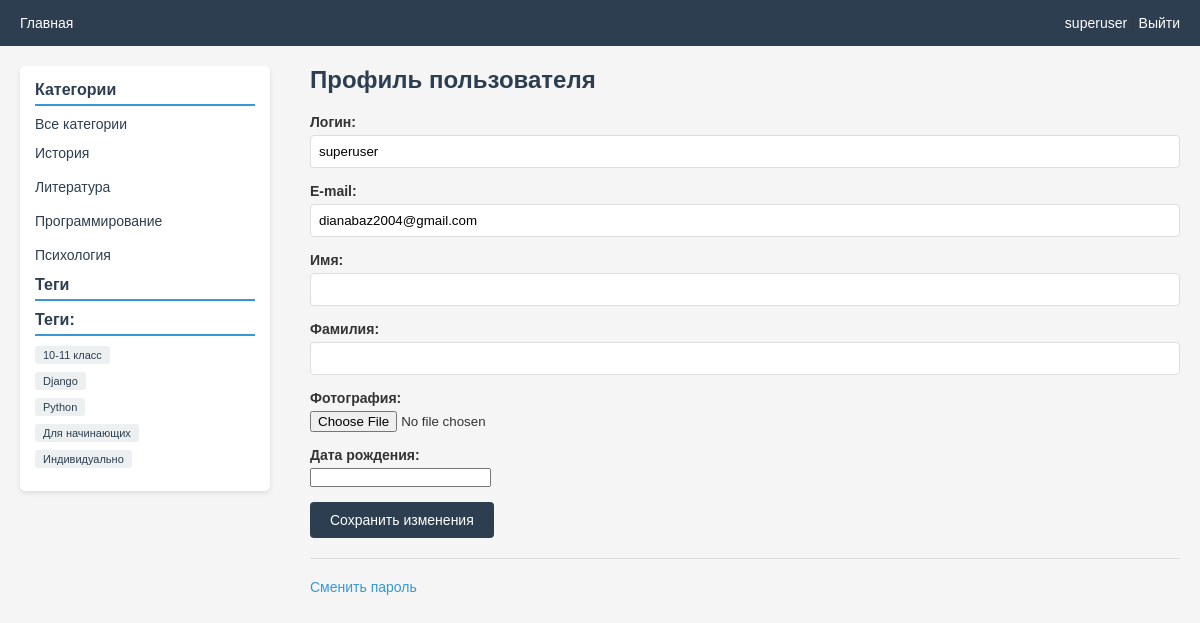
/users/profile/ (signed in), run on the app's committed database.
### users/models.py (models this page shows, shortened)
class User(AbstractUser):
    photo = models.ImageField(
        upload_to='users/%Y/%m/%d/',
        blank=True,
        null=True,
        verbose_name='Фотография'
    )
    date_birth = models.DateField(
        blank=True,
        null=True,
        verbose_name='Дата рождения'
    )
    class Meta:
        verbose_name = 'Пользователь'
        verbose_name_plural = 'Пользователи'

### sites/models.py (models this page shows, shortened)
class Category(models.Model):
    name = models.CharField(max_length=100, db_index=True, verbose_name="Название категории")
    slug = models.SlugField(max_length=255, unique=True, db_index=True, verbose_name="URL")
    class Meta:
        verbose_name = "Категория"
        verbose_name_plural = "Категории"
    def get_absolute_url(self):
        return reverse('category', kwargs={'cat_slug': self.slug})

class TagPost(models.Model):
    tag = models.CharField(max_length=100, db_index=True, verbose_name="Тег")
    slug = models.SlugField(max_length=255, unique=True, db_index=True, verbose_name="URL")
    class Meta:
        verbose_name = "Тег"
        verbose_name_plural = "Теги"

### users/views.py (the view, shortened to what this page needs)
# urls.py: path('profile/', views.ProfileUser.as_view(), name='profile'),
class ProfileUser(LoginRequiredMixin, UpdateView):
    model = get_user_model()
    form_class = ProfileUserForm
    template_name = 'users/profile.html'
    extra_context = {'title': 'Профиль пользователя'}
    def get_object(self, queryset=None):
        return self.request.user

### users/forms.py
class ProfileUserForm(forms.ModelForm):
    username = forms.CharField(
        label='Логин',
        widget=forms.TextInput(attrs={'class': 'form-input', 'readonly': 'readonly'})
    )
    email = forms.CharField(
        label='E-mail',
        widget=forms.EmailInput(attrs={'class': 'form-input', 'readonly': 'readonly'})
    )
    photo = forms.ImageField(label='Фотография', required=False)
    date_birth = forms.DateField(label='Дата рождения', required=False)
    class Meta:
        model = get_user_model()
        fields = ['username', 'email', 'first_name', 'last_name', 'photo', 'date_birth']
        labels = {
            'first_name': 'Имя',
            'last_name': 'Фамилия',
        }
        widgets = {
            'first_name': forms.TextInput(attrs={'class': 'form-input'}),
            'last_name': forms.TextInput(attrs={'class': 'form-input'}),
        }

### sites/templatetags/sites_tags.py (called while the page is built)
@register.inclusion_tag('sites/list_categories.html')
def show_categories(cat_selected=0):
    cats = Category.objects.annotate(total=Count('materials')).filter(
        total__gt=0,
        materials__is_published=1
    ).distinct()
    return {'cats': cats, 'cat_selected': cat_selected}

@register.inclusion_tag('sites/list_tags.html')
def show_tags():
    tags = TagPost.objects.annotate(total=Count('materials')).filter(
        total__gt=0,
        materials__is_published=1
    ).distinct()
    return {'tags': tags}

### users/authentication.py (called while the page is built)
    def get_user(self, user_id):
        user_model = get_user_model()
        try:
            return user_model.objects.get(pk=user_id)
        except user_model.DoesNotExist:
            return None

### users/templates/users/profile.html (shortened to what this page needs)
{% extends 'base.html' %}
{% block content %}
    <h1>Профиль пользователя</h1>
    <form method="post" enctype="multipart/form-data">
        {% for field in form %}
            <div class="form-field">
                <label class="form-label" for="{{ field.id_for_label }}">
                    {{ field.label }}:
                </label>
                {{ field }}
            </div>
        {% endfor %}
        <button type="submit">Сохранить изменения</button>
    </form>
    <hr>
    <p>
        <a href="{% url 'users:password_change' %}">Сменить пароль</a>
    </p>
{% endblock %}

### sites/templates/base.html (shortened to what this page needs)
<!DOCTYPE html>
{% load static %}
{% load sites_tags %}
<html>
<head>
</head>
<body>
    <div class="header">
        <ul id="mainmenu" class="mainmenu">
            <li><a href="{% url 'home' %}">Главная</a></li>
            {% if user.is_authenticated %}
                <li class="last">
                    <a href="{% url 'users:profile' %}">{{ user.username }}</a> |
                    <a href="{% url 'users:logout' %}">Выйти</a>
                </li>
            {% else %}
                <li class="last">
                    <a href="{% url 'users:login' %}">Войти</a> |
                    <a href="{% url 'users:register' %}">Регистрация</a>
                </li>
            {% endif %}
        </ul>
    </div>
    <div class="content">
        <div class="sidebar">
            <h3>Категории</h3>
            <ul>
                {% if cat_selected == 0 %}
                    <li class="selected">Все категории</li>
                {% else %}
                    <li><a href="{% url 'home' %}">Все категории</a></li>
                {% endif %}
                {% show_categories cat_selected %}
            </ul>
            <h3>Теги</h3>
            {% show_tags %}
        </div>
        <div class="main-content">
            {% block content %}
            {% endblock %}
        </div>
    </div>
</body>
</html>

### sites/templates/sites/list_categories.html
{% for cat in cats %}
    {% if cat.id == cat_selected %}
        <li class="selected">{{ cat.name }}</li>
    {% else %}
        <li><a href="{{ cat.get_absolute_url }}" class="category-link">{{ cat.name }}</a></li>
    {% endif %}
{% endfor %}

### sites/templates/sites/list_tags.html
{% if tags %}
    <h3>Теги:</h3>
    <ul class="tags-list">
        {% for t in tags %}
            <li><a href="{% url 'tag' t.slug %}">{{ t.tag }}</a></li>
        {% endfor %}
    </ul>
{% endif %}

### sites/templates/base.html (style rules this page uses)
* { margin: 0; padding: 0; box-sizing: border-box; }
body { font-family: Arial, sans-serif; background: #f5f5f5; color: #333; font-size: 14px; }
.header { background: #2c3e50; padding: 15px 20px; }
#mainmenu { list-style: none; display: flex; align-items: center; gap: 20px; margin: 0; padding: 0; }
#mainmenu li { display: inline-block; }
#mainmenu a { color: white; text-decoration: none; font-size: 14px; }
#mainmenu .last { margin-left: auto; }
.content { max-width: 1200px; margin: 20px auto; padding: 0 20px; overflow: hidden; }
.sidebar { float: left; width: 250px; background: white; padding: 15px; border-radius: 5px; margin-right: 20px; box-shadow: 0 2px 5px rgba(0,0,0,0.1); }
.sidebar h3 { margin-bottom: 10px; color: #2c3e50; font-size: 16px; border-bottom: 2px solid #3498db; padding-bottom: 5px; }
.sidebar ul { list-style: none; margin: 0; padding: 0; }
.sidebar li { margin: 8px 0; }
.sidebar a { color: #2c3e50; text-decoration: none; }
.main-content { margin-left: 290px; }
.tags-list { margin: 10px 0; }
.tags-list a { background: #ecf0f1; padding: 3px 8px; border-radius: 3px; font-size: 11px; color: #2c3e50; text-decoration: none; margin-right: 5px; display: inline-block; }
hr { margin: 15px 0; border: none; border-top: 1px solid #ddd; clear: both; }
.form-field { margin-bottom: 15px; }
.form-label { display: block; font-weight: bold; margin-bottom: 5px; }
.form-input { width: 100%; padding: 8px; border: 1px solid #ddd; border-radius: 4px; }
button { background: #2c3e50; color: white; padding: 10px 20px; border: none; border-radius: 4px; cursor: pointer; font-size: 14px; }
.sidebar .category-link { color: #2c3e50; text-decoration: none; display: block; padding: 5px 0; transition: all 0.3s ease; }
h1 { font-size: 24px; margin-bottom: 20px; color: #2c3e50; }
a { color: #3498db; text-decoration: none; }

### users/templates/users/profile.html (style rules this page uses)
.form-field { margin-bottom: 15px; }
.form-label { display: block; font-weight: bold; margin-bottom: 5px; }
.form-input { width: 100%; padding: 8px; border: 1px solid #ddd; border-radius: 4px; }
button { background: #2c3e50; color: white; padding: 10px 20px; border: none; border-radius: 4px; cursor: pointer; }
hr { margin: 20px 0; }

### data on the page
User: username "superuser", form "superuser" "dianabaz2004@gmail.com"
Category: name "История"
Category: name "Литература"
Category: name "Программирование"
Category: name "Психология"
TagPost: tag "10-11 класс"
TagPost: tag "Django"
TagPost: tag "Python"
TagPost: tag "Для начинающих"
TagPost: tag "Индивидуально"

### other printed values
{{ field.label }} "Логин" "E-mail" "Имя" "Фамилия" "Фотография" "Дата рождения"
